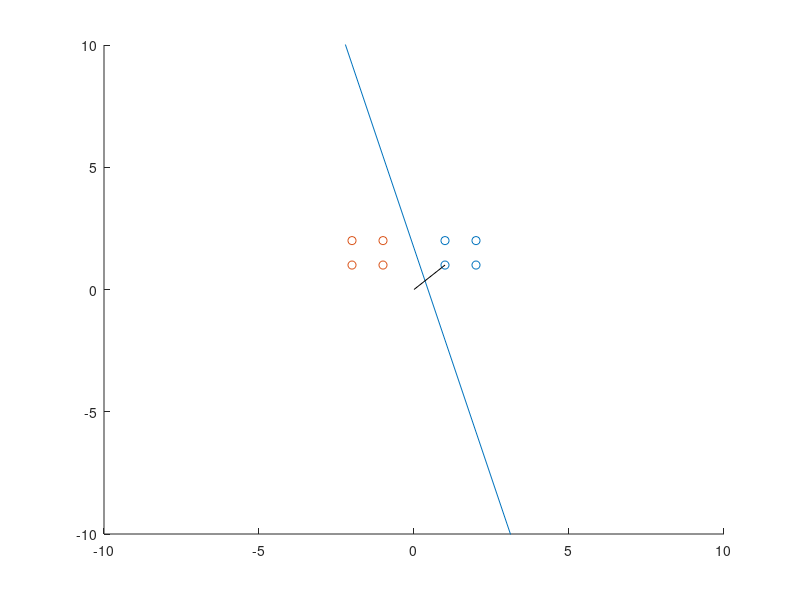

MATLAB code for this plot:
data1 = [1 1 ; 1 2 ; 2 1 ;2 2 ];
data2 = [-1 1 ; -1 2 ; -2 1; -2 2];

clf;
scatter(data1(:,1),data1(:,2));
hold on;
axis([-10 10 -10 10]);
scatter(data2(:,1),data2(:,2));
hold on;

data = [data1;data2];

w2 = rand * 10;
w1 = rand * 10;
w0 = rand * 10;
w = [w2;w1;w0];

learn_rate = 0.01;

for i=1:1000
    for j=1:8
        % target
        if(w' * [data(j,:)';1] <= 0 && j<=4)
            w = w + learn_rate * [data(j,:)';1];
        end
        % non target
        if(w' * [data(j,:)';1] >0 && j>4)
            w = w - learn_rate * [data(j,:)';1];
        end
    end
end

x = -10:1:100;
y = (-w(1)*x + w(3))/w(2);
plot(x,y)


line();


